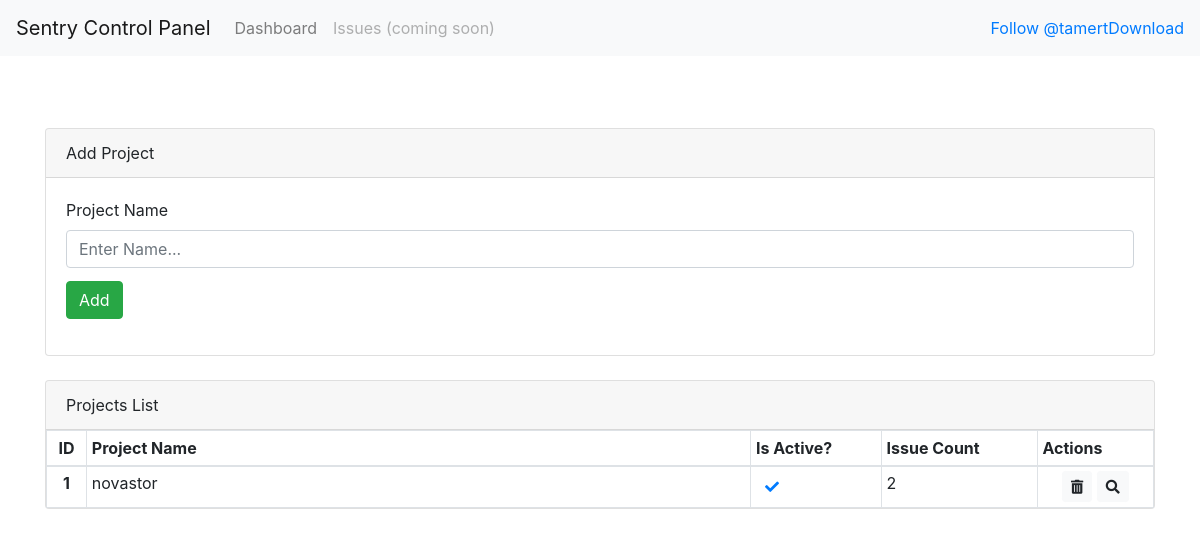
The page / on the database its author committed.
### app.py (models this page shows)
class Channel(db.Model):
    id = db.Column(db.Integer, primary_key=True)
    name = db.Column(db.String(80))
    slug = db.Column(db.String(80))
    slack_webhook = db.Column(db.String(300))
    discord_webhook = db.Column(db.String(300))
    count = db.Column(db.Integer)
    user_id = db.Column(db.Integer)
    active = db.Column(db.Boolean)

### app.py (the view)
@app.route("/")
def index():
    channels = Channel.query.all()
    return render_template("index.html", channels=channels, url=request.url_root)

### templates/index.html
{% extends "layout.html" %}
{% block body %}
<div class="row">
    <div class="col-md-12 mt-4">
        <div class="card">
            <div class="card-header">Add Project</div>
            <div class="card-body">
                <form action="/add" method="post">
                    <div class="form-group">
                        <label for="formGroupExampleInput">Project Name</label>
                        <input style="margin-bottom:5px" type="text" class="form-control" name="name"
                               id="formGroupExampleInput"
                               placeholder="Enter Name...">
                        <button type="submit" class="btn mt-2 btn-success">Add</button>
                    </div>
                </form>
            </div>
        </div>
        <div class="card mt-4">
            <div class="card-header">Projects List</div>
            <div class="card-body p-0">
                {% if channels == [] %}
                <div class="alert alert-warning" role="alert">
                    <i class="fas fa-exclamation"></i> &nbsp; You do not have any project. You can add your first
                    project
                    using
                    the add
                    button at the top.
                </div>
                {% else %}
                <table class="table mb-0 table-bordered table-sm">
                    <thead>
                    <tr>
                        <th scope="col" class="text-center">ID</th>
                        <th scope="col" width="60%">Project Name</th>
                        <th scope="col">Is Active?</th>
                        <th scope="col">Issue Count</th>
                        <th scope="col">Actions</th>
                    </tr>
                    </thead>
                    <tbody>
                    {% for i in channels %}
                    <tr>
                        <th scope="row" class="text-center">{{i.id}}</th>
                        <td>{{i.name}}</td>
                        <td>
                            {% if i.active == False%}
                            <a href="/active/{{i.id}}" class="btn btn-link btn-sm">
                                <i class="fa fa-times"></i>
                            </a>
                            {% else %}
                            <a href="/active/{{i.id}}" class="btn btn-link btn-sm"><i
                                    class="fa fa-check"></i></a>
                            {% endif %}
                        </td>
                        <td>{{i.count}}</td>
                        <td class="text-center">
                            <a href="/delete/{{i.id}}"
                               onclick="return confirm('Are you sure?')"
                               class="btn btn-sm btn-light"><i
                                    class="fas fa-trash-alt"></i></a>
                            <a href="/detail/{{i.id}}"
                               class="btn btn-sm btn-light"><i
                                    class="fas fa-search"></i></a>
                        </td>
                    </tr>
                    {% endfor %}
                    </tbody>
                </table>
                {% endif %}
            </div>
        </div>
    </div>
</div>
{% endblock %}

### rows shown on the page
Channel: id "1", name "novastor", count "2"
